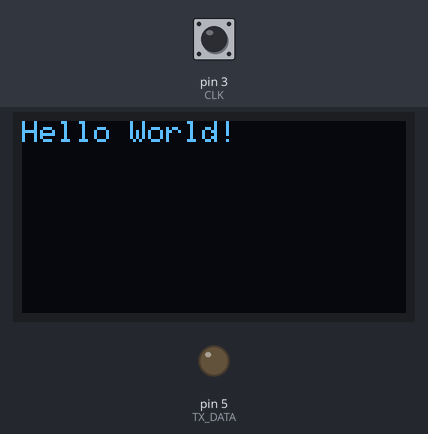
A sketch run on a simulated Arduino Uno, built with avr-gcc and run on an emulated ATmega328P. Shown: 128×64 one-colour display, output pins drawn as LEDs (lit = HIGH). Inputs (shaded band) come from the test bench; at power-on: pin 3 (CLK) HIGH. What the sketch prints to the serial monitor is not drawn.

Above: at 1.2 s.
1.3 s: pin 3 (CLK) pulsed LOW 5 times (0.12 s each, 0.3 s apart)
At 1.59 s:
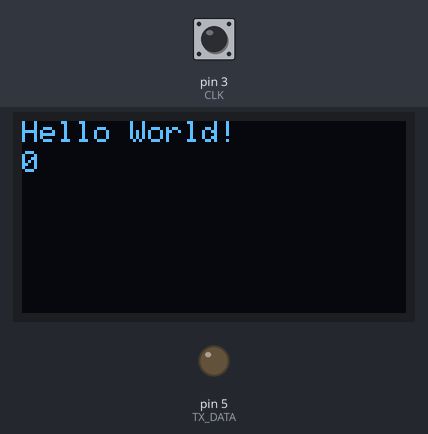
At 3.1 s:
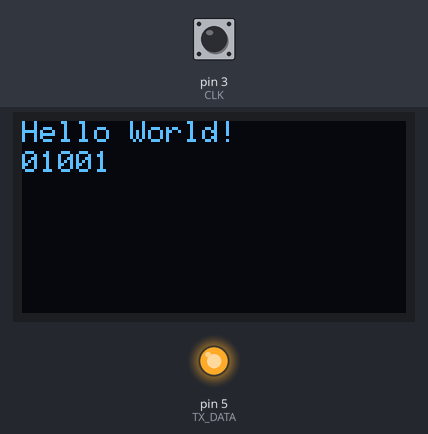
Timing chart, 0 to 4.6 s (numbered marks = the images above; inputs shaded):
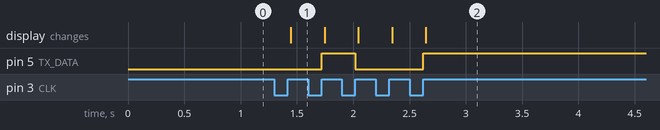

Measured:
- after the input at 1.3 s, pin 5 (TX_DATA): LOW → HIGH after 0.42 s, → LOW 0.30 s later, → HIGH 0.60 s later; the display: changes after 0.15 s (image 1)

The sketch:

HowToTransmitData.ino
```cpp
#define TX_DATA 5
#define CLK 3
#define TX_RATE 5 //bits per second
const char *message = "Hello World!";


#include <SPI.h>
#include <Wire.h>
#include <Adafruit_GFX.h>
#include <Adafruit_SSD1306.h>

#define SCREEN_WIDTH 128 // OLED display width, in pixels
#define SCREEN_HEIGHT 64 // OLED display height, in pixels
// Declaration for SSD1306 display connected using software SPI (default case):
#define OLED_DC    9
#define OLED_RESET 10
#define OLED_CLK   12 //d0
#define OLED_MOSI   11 //d1
// #define OLED_CS    12
Adafruit_SSD1306 display(SCREEN_WIDTH, SCREEN_HEIGHT,
  OLED_MOSI, OLED_CLK, OLED_DC, OLED_RESET, 0);

volatile bool bit_sent = true;
volatile bool pulsed = false;
int byte_index = 0;
int bit_index = 0;
char tx_byte;
bool tx_bit;

void setup() {
  Serial.begin(115200);

  // SSD1306_SWITCHCAPVCC = generate display voltage from 3.3V internally
  if(!display.begin(SSD1306_SWITCHCAPVCC)) {
    Serial.println(F("SSD1306 allocation failed"));
    for(;;); // Don't proceed, loop forever
  }

  // Clear the buffer
  display.clearDisplay();

  display.setTextSize(1);
  display.setTextColor(WHITE);
  display.setCursor(0,0);
  display.println(message);
  display.display();

  pinMode(TX_DATA,OUTPUT);
  attachInterrupt(digitalPinToInterrupt(CLK),onClockPulse,RISING);
  //digitalWrite(CLK,LOW);
  display.setCursor(0,10);
//  for(int byte_idx = 0; byte_idx < strlen(message); byte_idx++){
//    char tx_byte = message[byte_idx];
//    for(int bit_idx = 0; bit_idx < 8; bit_idx++){
//      bool tx_bit = tx_byte & (0x80 >> bit_idx);
//      digitalWrite(TX_DATA,tx_bit);
//      delay((1000/TX_RATE)/2);
//      display.print(tx_bit);
//      display.display();
//
//      digitalWrite(CLK, HIGH);
//      delay((1000/TX_RATE)/2);
//      digitalWrite(CLK, LOW);
//
//
//    }
//
//      display.print(" ");
//  }
  digitalWrite(TX_DATA,LOW);
}
void onClockPulse(){
    if(byte_index < strlen(message)){
      if(bit_index == 8){
        bit_index = 0;
        byte_index++;
      }
      if(bit_index == 0){
        tx_byte = message[byte_index];
      }
      tx_bit = tx_byte & (0x80 >> bit_index);
      bit_index++;
      digitalWrite(TX_DATA,tx_bit);

      pulsed = true;
    }
}
void loop() {
  if(pulsed){
    pulsed = false;
    if(bit_index == 1 && byte_index > 0){
      display.print(" ");
    }
    Serial.print(byte_index);
    Serial.print(bit_index);
    Serial.println(tx_bit);
    display.print(tx_bit);
    display.display();
  }
}
```
